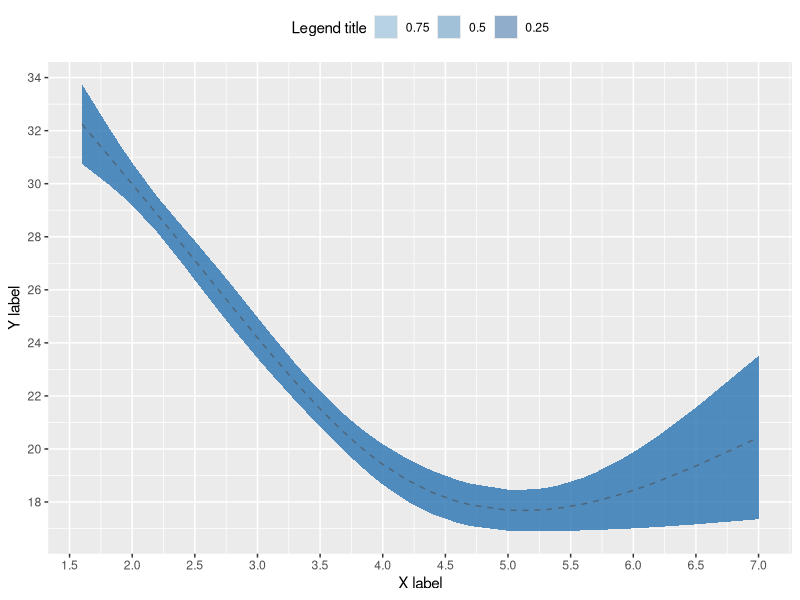
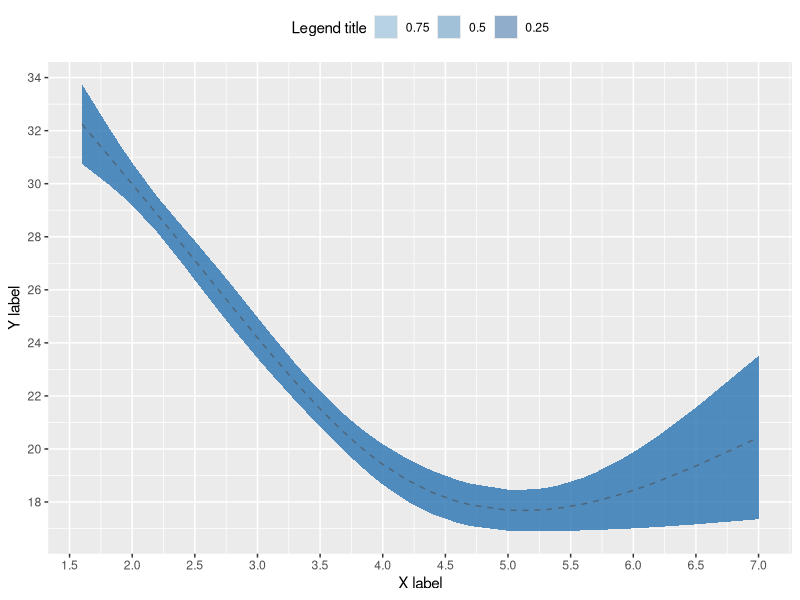

Here is the R script that generated these plots, in order:
#!/usr/bin/env Rscript
#
# Reference chart
#
# Wim Otte (w.m.otte@umcutrecht.nl)
################################################################################
library( 'ggplot2' )
library( 'ggeffects' )

################################################################################
# BEGIN FUNCTIONS
################################################################################

### 
# Helper function plot.
##
number_ticks <- function( n ) { function( limits ) pretty( limits, n ) }

###
# Get (x,y) data
##
get_xy_data <- function()
{
    # demo (x,y) data taken from ggplot2's example data set 'mpg'
    df <- data.frame( x = ggplot2::mpg$displ, y = ggplot2::mpg$hwy )   
}

###
# Fit model
##
fit_model <- function( df )
{
    # fit polynomial model
    #model <- stats::lm( y ~ poly( x, 2 ), data = df )
    
    # fit natural splines
    model <- stats::lm( y ~ splines::ns( x, 3 ), data = df )
        
    return( model )
}

###
# get prediction intervals
##
get_prediction_intervals <- function( model, intervals = c( 0.25, 0.50, 0.75 ) )
{
    # container
    all <- NULL
    
    for( interval in intervals )
    {
        # get boundaries for interval
        boundaries <- data.frame( ggeffects::ggpredict( model, ci.lvl = interval ) )
        
        # clean colnames
        colnames( boundaries ) <- stringr::str_split_fixed( colnames( boundaries ), '\\.', 2 )[ , 2 ]
        
        # add interval col
        boundaries$interval <- interval
        
        # add to container
        all <- rbind( all, boundaries )
    }
    
    return( all )
}

###
# Plot intervals.
##
plot_intervals <- function( intervals, xlab = 'X label', ylab = 'Y label', legend_title = 'Legend title' )
{
    # get colors from https://colorbrewer2.org/#type=sequential&scheme=Blues&n=9
    # add more if > 3 intervals!
    blue_colors <- rev( c( '#08519c', '#3182bd', '#6baed6' ) )
    
    # get levels to modify such that lowest values are on top of higher values
    intervals$interval <- as.factor( intervals$interval )
    l <- levels( intervals$interval )
    
    # get prefix (a,b,c...) reversed
    prefix <- rev( letters[ seq( from = 1, to = length( l ) ) ] )
    
    # add prefix to levels
    levels( intervals$interval ) <- paste0( prefix, '-', l )
    
    # regroup to have widest interval first [i.e., 'a-0.75', 'b-0.5, 'c-0.25', ...]
    intervals$interval <- as.factor( as.character( intervals$interval ) )
    
    # rename to get rid of 'c-', 'b-', 'a-', ...
    levels( intervals$interval ) <- stringr::str_split_fixed( levels( intervals$interval ), '-', 2 )[, 2 ]
    
    # get plot
    p <- ggplot( data = intervals, aes( x = x ) ) +
        geom_ribbon( aes( x = x, y = predicted, ymin = conf.low, ymax = conf.high, group = interval, fill = interval ), alpha = 0.4 ) +
        geom_line( aes( y = predicted ), colour = 'gray30', linetype = 'dashed', alpha = 0.6 ) + 
        xlab( xlab ) +
        ylab( ylab ) +
        scale_x_continuous( breaks = number_ticks( 10 ) ) + # add more or less depending on grid detail needed
        scale_y_continuous( breaks = number_ticks( 10 ) ) + # ""
        scale_fill_manual( values = blue_colors ) +
        theme( legend.position = 'top' ) +
        guides( fill = guide_legend( title = legend_title ) )
    
    return( p )
}

################################################################################
# END FUNCTIONS
################################################################################

# output dir
outdir <- 'out.reference.chart'
dir.create( outdir, showWarnings = FALSE )

# get data
df <- get_xy_data()

# fit model
model <- fit_model( df )

# get intervals
intervals <- get_prediction_intervals( model )

# plot intervals
p <- plot_intervals( intervals )

# save plot as png / pdf
ggsave( plot = p, file = paste0( outdir, '/reference-chart.png' ), dpi = 300, height = 6, width = 8, bg = 'white' )
ggsave( plot = p, file = paste0( outdir, '/reference-chart.pdf' ), dpi = 300, height = 6, width = 8, bg = 'white' )

# save plot as raw R-object, for later use
save( p, file = paste0( outdir, '/p.Rdata' ) )
